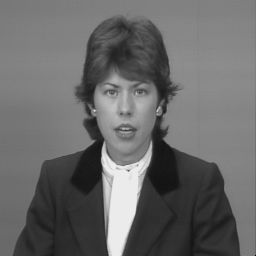
%> input picture matlab-file/全搜索与三步搜索/claire1.BMP, 256 x 256 px
$ octave SEE.m   (GNU Octave 9; MATLAB toolbox functions it lacks are replaced by stand-ins)
%> lines starting %> are read from the running program, lines starting %| are printed output that depends on the picture; in (x1, y1, x2, y2) boxes, pixels count from 0 and x2, y2 are one past the last pixel; in counts of white or black regions, pixels touching at a corner belong together; the program's own positions count from 1
clear all;
clc;
close all;

I1=imread('claire1.BMP');  %read the first frame
%> I1 is the input picture: size 256x256 uint8; min 4, max 235, mean 105
I2=imread('claire2.BMP');  %read the second frame
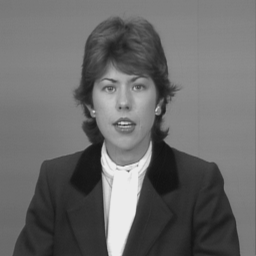
%> input picture matlab-file/全搜索与三步搜索/claire2.BMP, 256 x 256 px
%> I2 is the input picture: size 256x256 uint8; min 19, max 243, mean 105.5

dm=7;

I1=double(I1);
%> I1: size 256x256 double
I2=double(I2);
%> I2: size 256x256 double
[rownum colnum] = size(I1);
%> rownum = 256; colnum = 256

v=0;
II=[v*ones(rownum,dm) I1 v*ones(rownum,dm)];
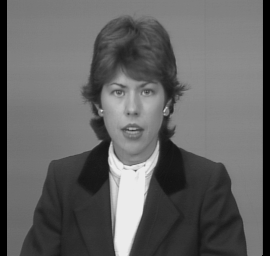
%> II: size 256x270 double; min 0, max 235, mean 99.5
II=[v*ones(dm,colnum+2*dm);II;v*ones(dm,colnum+2*dm)];
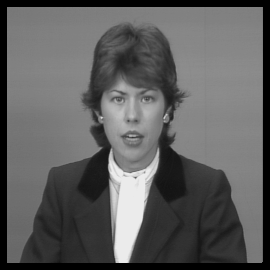
%> II: size 270x270 double; min 0, max 235, mean 94.4

%�������ȫ�����㷨
 blocksize=16;
 rowblocks =rownum/blocksize;
%> rowblocks = 16
 colblocks =colnum/blocksize;
%> colblocks = 16
 A=99999999999999999999;         %Ϊ���ҵ���С�ľ���A�����趨һ���ܴ�ĳ�ֵ
 Eij=0;
 xrecord=ones(32,32);            %xrecord��yrecord���ڴ��ƥ���Ŀ�ţ����˶�ʸ��
 yrecord=ones(32,32);
 diff=zeros(256,256);           %���ͼ��Ĵ�СΪ256*256��diff���ڴ�����ز�ֵ
                for x=0:(rowblocks-1)         %x��ʾ���еڼ����ӿ�
                    row=x*blocksize;
                   for y=0:(colblocks-1)         %y��ʾ���еڼ����ӿ�
                       col=y*blocksize;
%                        tempx=x*blocksize+1:(x+1)*blocksize;
%                        tempy=y*blocksize+1:(y+1)*blocksize;
                                 for p=-dm:dm
                                    for q=-dm:dm      %��p��q����ʾ��x��y��Ӧ�ӿ���ǰһ֡���������λ��
                                        Eij=0;
                                        Eij=sum(sum((I2(row+1:row+blocksize,col+1:col+blocksize)-II(row+dm+p+1:row+dm+p+blocksize,col+dm+q+1:col+dm+q+blocksize)).^2))/(blocksize^2);
                                            if Eij<A
                                                    A=Eij;
                                                    xrecord(x+1,y+1)=p;
                                                    yrecord(x+1,y+1)=q;
                                            end
                                    end
                                 end
                                          A=999999999999999999;
                                          for mx=1:blocksize
                                            for ny=1:blocksize
                                            diff(row+mx,col+ny)=I2(row+mx,col+ny)-II(row+mx+dm+xrecord(x+1,y+1),col+ny+dm+yrecord(x+1,y+1));
                                            end
                                          end

                       end
                end
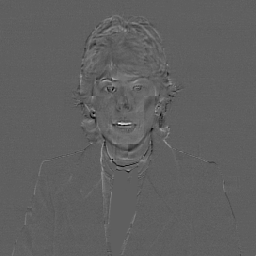
%> diff: size 256x256 double; min -59, max 98, mean 0.2; drawn with min black and max white

                         III=I1+abs(diff);
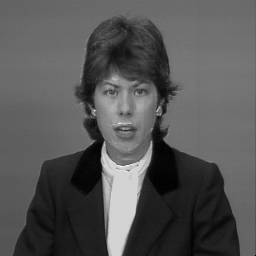
%> III: size 256x256 double; min 18, max 281, mean 106.9; drawn with min black and max white

%��������������㷨
 blocksize=16;
 rowblocks =rownum/blocksize;
 colblocks =colnum/blocksize;
 A=99999999999999999999;         %Ϊ���ҵ���С�ľ���A�����趨һ���ܴ�ĳ�ֵ
 Eij=0;
 xrecord=ones(32,32);            %xrecord��yrecord���ڴ��ƥ���Ŀ�ţ����˶�ʸ��
 yrecord=ones(32,32);
 diff=zeros(256,256);           %���ͼ��Ĵ�СΪ256*256��diff���ڴ�����ز�ֵ
                for x=0:(rowblocks-1)         %x��ʾ���еڼ����ӿ�
                    row=x*blocksize;
                   for y=0:(colblocks-1)         %y��ʾ���еڼ����ӿ�
                       col=y*blocksize;
%                        tempx=x*blocksize+1:(x+1)*blocksize;
%                        tempy=y*blocksize+1:(y+1)*blocksize;
                                 for p1=-4:4:4              %��һ��
                                    for q1=-4:4:4     %��p��q����ʾ��x��y��Ӧ�ӿ���ǰһ֡���������λ��
                                        Eij=0;
                                        Eij=sum(sum((I2(row+1:row+blocksize,col+1:col+blocksize)-II(row+dm+p1+1:row+dm+p1+blocksize,col+dm+q1+1:col+dm+q1+blocksize)).^2))/(blocksize^2);
                                            if Eij<A
                                                    A=Eij;
                                                    xrecord(x+1,y+1)=p1;
                                                    yrecord(x+1,y+1)=q1;
                                            end
                                    end
                                 end

                                 p1=xrecord(x+1,y+1);
                                 q1=yrecord(x+1,y+1);
                                 for p2=p1-2:2:p1+2         %�ڶ���
                                     for q2=q1-2:2:q1+2
                                         if p2~=p1 | q2~=q1
                                         Eij=0;
                                         Eij=sum(sum((I2(row+1:row+blocksize,col+1:col+blocksize)-II(row+dm+p2+1:row+dm+p2+blocksize,col+dm+q2+1:col+dm+q2+blocksize)).^2))/(blocksize^2);
                                            if Eij<A
                                                    A=Eij;
                                                    xrecord(x+1,y+1)=p2;
                                                    yrecord(x+1,y+1)=q2;
                                            end
                                         end
                                     end
                                 end

                                 p2=xrecord(x+1,y+1);
                                 q2=yrecord(x+1,y+1);
                                 for p3=p2-1:1:p2+1        %����
                                     for q3=q2-1:1:q2+1
                                         if p3~=p2 | q3~=q2
                                         Eij=0;
                                         Eij=sum(sum((I2(row+1:row+blocksize,col+1:col+blocksize)-II(row+dm+p3+1:row+dm+p3+blocksize,col+dm+q3+1:col+dm+q3+blocksize)).^2))/(blocksize^2);
                                            if Eij<A
                                                    A=Eij;
                                                    xrecord(x+1,y+1)=p3;
                                                    yrecord(x+1,y+1)=q3;
                                            end
                                         end
                                     end
                                 end

                                          A=999999999999999999;
                                          for mx=1:blocksize
                                            for ny=1:blocksize
                                            diff(row+mx,col+ny)=I2(row+mx,col+ny)-II(row+mx+dm+xrecord(x+1,y+1),col+ny+dm+yrecord(x+1,y+1));
                                            end
                                          end

                       end
                end
%> diff: size 256x256 double; 9.06% of pixels changed, all inside (x1, y1, x2, y2) = (0, 0, 240, 256)
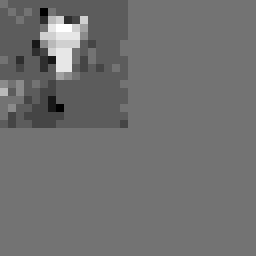
%> xrecord: size 32x32 double (shown 8 times larger); min -4, max 7, mean 0.865; drawn with min black and max white
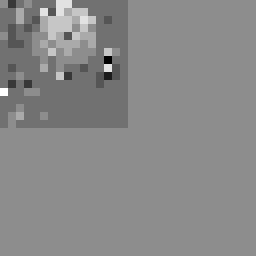
%> yrecord: size 32x32 double (shown 8 times larger); min -4, max 5, mean 0.855; drawn with min black and max white
                 IIII=I1+abs(diff);

subplot(2,2,1),imshow(I1,[]),title('the first frame');
subplot(2,2,2),imshow(I2,[]),title('the second frame');
subplot(2,2,3),imshow(III,[]),title('FS');
subplot(2,2,4),imshow(IIII,[]),title('3SS');
